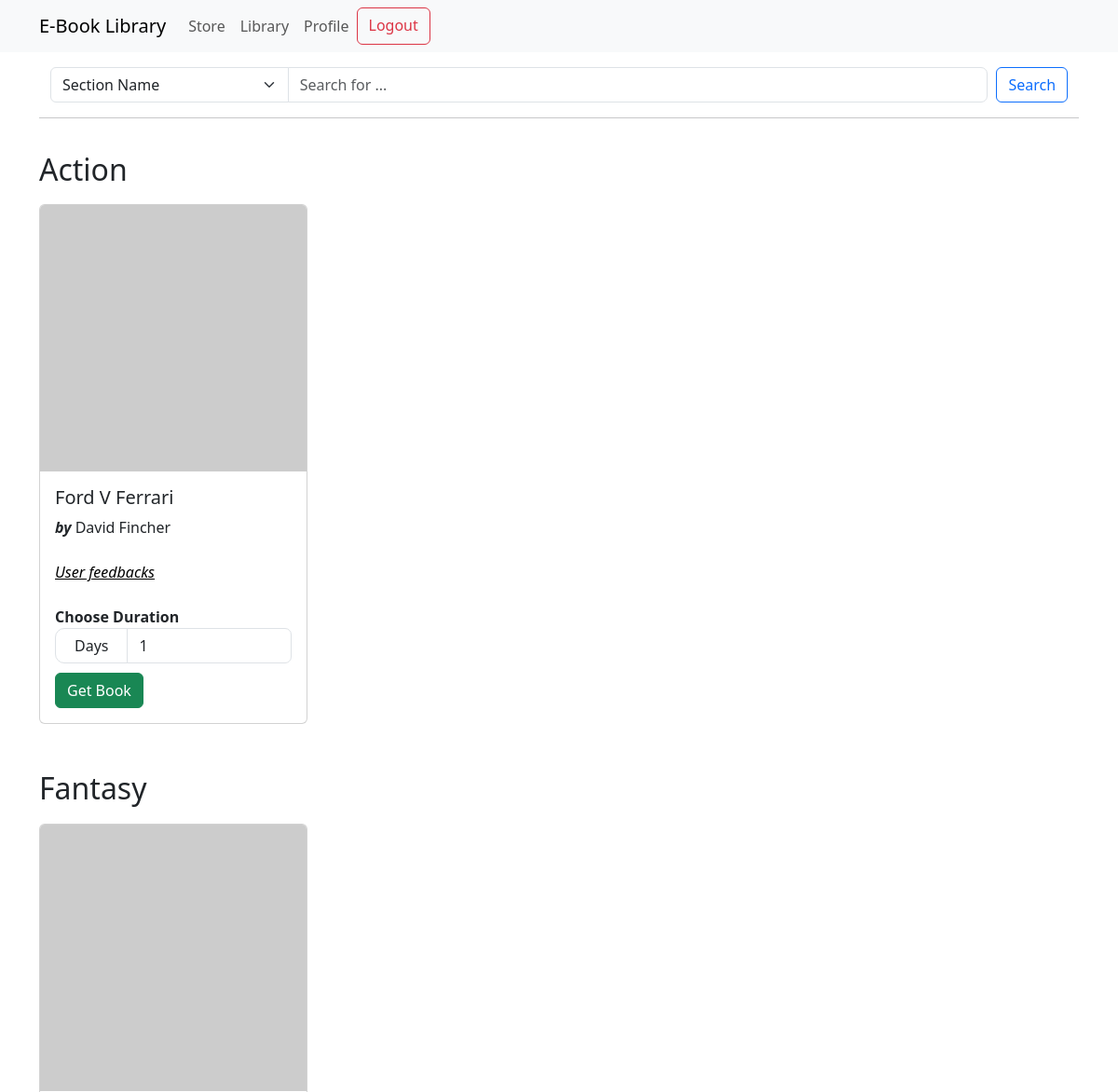
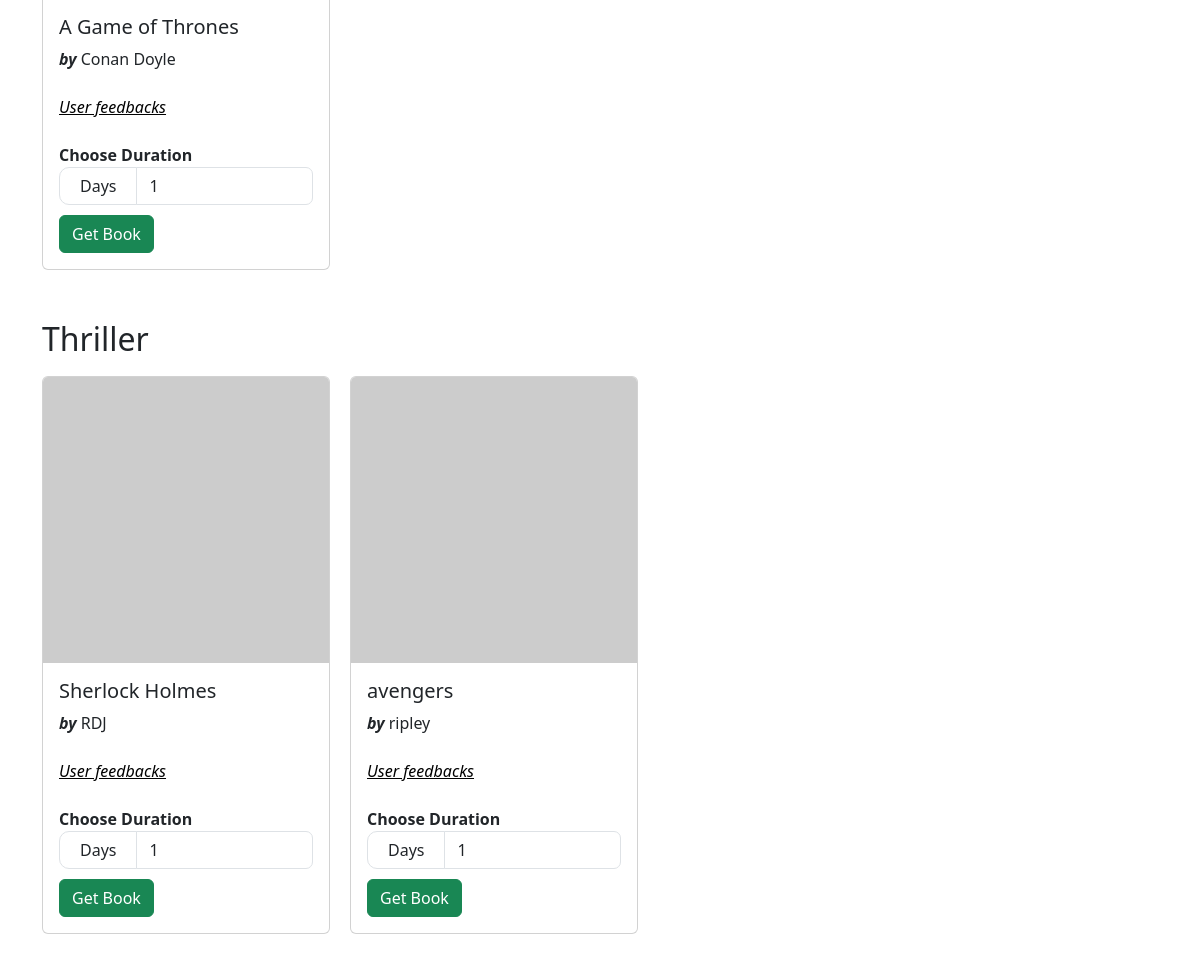
/ (signed in), run on an earlier commit of the app's database (2 pictures, top to bottom).
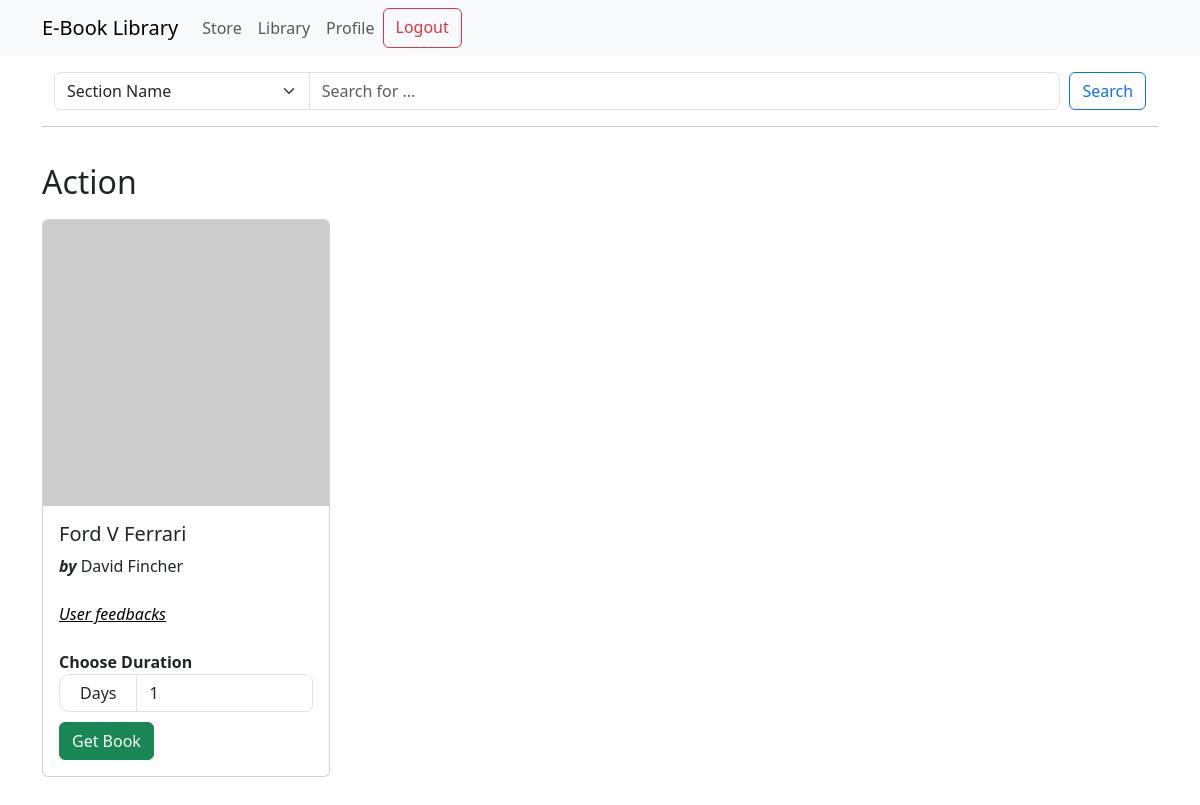
And on a later commit of the database.
### models.py (models this page shows)
class Section(db.Model):
    id = db.Column(db.Integer, primary_key=True)
    name = db.Column(db.String(32), nullable=False, unique=True)
    books = db.relationship(
        "Books", backref="section", lazy=True, cascade="all, delete-orphan"
    )

class Books(db.Model):
    id = db.Column(db.Integer, primary_key=True)
    name = db.Column(db.String(64), nullable=False)
    content = db.Column(db.Text, nullable=False)
    author = db.Column(db.String(64), nullable=False)
    date_issued = db.Column(db.Date)  # null as it'll be filled during issuance
    return_date = db.Column(db.Date)  # null as it'll be filled during issuance
    section_id = db.Column(db.Integer, db.ForeignKey("section.id"), nullable=False)
    carts = db.relationship("Cart", backref="book", lazy=True)
    issued = db.relationship(
        "Issued", backref="books", lazy=True, cascade="all, delete-orphan"
    )

### routes.py (the view)
@app.route("/")
@auth_required
def index():
    sections = Section.query.filter(Section.books.any()).all()
    parameter = request.args.get("parameter")
    query = request.args.get("query")
    parameters = {
        "section_name": "Section Name",
        "book_name": "Book Name",
        "author_name": "Author Name",
    }
    if parameter == "section_name":
        sections = Section.query.filter(Section.name.ilike(f"%{query}%")).all()
    elif parameter == "book_name":
        sections = [
            section
            for section in sections
            if any(query.lower() in book.name.lower() for book in section.books)
        ]
    elif parameter == "author_name":
        sections = [
            section
            for section in sections
            if any(query.lower() in book.author.lower() for book in section.books)
        ]
    return render_template(
        "index.html",
        sections=sections,
        parameters=parameters,
        query=query,
    )

### routes.py (called while the page is built)
def auth_required(func):
    @wraps(func)
    def inner(*args, **kwargs):
        if "user_id" in session:
            return func(*args, **kwargs)
        else:
            return redirect(url_for("login"))
    return inner

### templates/index.html (shortened to what this page needs)
{% extends "layout.html" %}
{% block content %}
{% if sections|length > 0 %}
{% include "searchbar.html" %}
<hr>
<div class="sections-list">
    {% for section in sections %}
    <h2 style="margin-top: 20px;">{{section.name}}</h2>
    <div class="books" style="margin-bottom: 20px;">
        {% for book in section.books %}
        {% if not param or
        (param == 'book_name' and book_name.lower() in book.name.lower()) or
        (param == 'author_name'and author_name.lower() in book.author.lower()) %}
        <div class="card" style="width: 18rem; margin-left: 0; margin-right: 20px">
            <img src="https://picsum.photos/200/200" class="card-img-top" alt="{{book.name}}">
            <div class="card-body">
                <h5 class="card-title">{{book.name}}</h5>
                <div class="author">
                    <strong><i>by</i> </strong> {{book.author}}
                </div>
                <br>
                <div><a href="{{url_for('show_feedbacks_user', book_id=book.id)}}" style="color: black;"><i><u>User
                                feedbacks</u></i></a>
                </div>
                <br>
                <strong>Choose Duration</strong>
                <form action="{{url_for('add_to_cart', book_id=book.id, duration=duration)}}" class="form"
                    method="POST">
                    <div class="input-group">
                        <label for="duration" class="days">Days</label>
                        <input type="number" name="duration" id="duration" class="form-control" value="1" min="1"
                            style="border-radius: 0px 7px 7px 0px;">
                    </div>
                    <input type="submit" value="Get Book" class="btn btn-success" style="margin-top: 10px;">
                </form>
            </div>
        </div>
        {% endif %}
        {% endfor %}
    </div>
    {% endfor%}
</div>
{% else %}
<h1 class="display-1">No Books in Store Currently</h1>
<hr>
{% endif %}
{% endblock %}

### templates/layout.html (shortened to what this page needs)
<!DOCTYPE html>
<html lang="en">
<head>
    <link href="https://cdn.jsdelivr.net/npm/bootstrap@5.3.3/dist/css/bootstrap.min.css" rel="stylesheet"
 />
    <link rel="stylesheet" href="https://cdnjs.cloudflare.com/ajax/libs/font-awesome/6.5.1/css/all.min.css"
 />
</head>
<body>
    {% include 'navbar.html' %}
    <div class="container">
        {% block content %} {% endblock %}
    </div>
</body>
</html>

### templates/navbar.html (shortened to what this page needs)
<nav class="navbar navbar-expand-lg bg-body-tertiary">
    <div class="container">
        {% if session['is_admin'] %}
        <a class="navbar-brand" href="#">Library Management System</a>
        {% else %}
        <a class="navbar-brand" href="#">E-Book Library</a>
        {% endif %}
        <div class="collapse navbar-collapse" id="navbarNavAltMarkup">
            <div class="navbar-nav">
                {% if 'user_id' in session %}
                {% if session['is_admin'] %}
                <a class="nav-link" href="{{ url_for('admin') }}">Dashboard</a>
                <a class="nav-link" href="{{ url_for('show_feedbacks') }}">Feedbacks</a>
                <a class="nav-link" href="{{ url_for('issued_books') }}">Issued Books</a>
                <a class="nav-link" href="{{ url_for('cart') }}">User Requests</a>
                <a class="nav-link" href="{{ url_for('profile') }}">Profile</a>
                <a class="btn btn-outline-danger logout" href="{{url_for('logout')}}">Logout</a>
                {% else %}
                <a class="nav-link" href="{{ url_for('index') }}">Store</a>
                <a class="nav-link" href="{{ url_for('issued_books_user') }}">Library</a>
                <a class="nav-link" href="{{ url_for('profile') }}">Profile</a>
                <a class="btn btn-outline-danger logout" href="{{url_for('logout')}}">Logout</a>
                {% endif %}
                {% else %}
                <a class="nav-link" href="{{ url_for('login') }}">Login</a>
                <a class="nav-link" href="{{ url_for('register') }}">Register</a>
                {% endif %}
            </div>
        </div>
    </div>
</nav>

### templates/searchbar.html
<div class="container-fluid mt-3">
    <div class="row">
        <div class="col-md-12">
            <form action="" method="GET">
                <div class="input-group">
                    <select name="parameter" id="parameter" class="parameter form-select">
                        {% for parameter in parameters %}
                        {% if param and parameter == param %}
                        <option value="{{parameter}}" selected>{{parameters[parameter]}}</option>
                        {% else %}
                        <option value="{{parameter}}">{{parameters[parameter]}}</option>
                        {% endif %}
                        {% endfor %}
                    </select>
                    <input type="text" name="query" class="form-control w-50" placeholder="Search for ..."
                        style="border-radius: 0px 7px 7px 0px;">
                    <span class="input-group-btn">
                        <button class="btn btn-outline-primary" style="margin-left: 10px;">Search</button>
                    </span>
                </div>
            </form>
        </div>
    </div>
</div>

### templates/index.html (style rules this page uses)
.sections-list { display: flex; flex-direction: column; justify-content: left; }
.books { padding: 0; display: flex; flex-wrap: wrap; justify-content: left; }
.card { margin: 10px; }
.days { padding-top: 6px; padding-left: 20px; padding-right: 20px; border-style: solid; border-width: 1px; border-radius: 10px; border-color: #dee2e6; }

What changed in the data, as far as the page shows it:
removed Section: name "Fantasy"
removed Books: name "A Game of Thrones", author "Conan Doyle", shown under "Fantasy"
removed Section: name "Thriller"
removed Books: name "Sherlock Holmes", author "RDJ", shown under "Thriller"
removed Books: name "avengers", author "ripley", shown under "Thriller"
